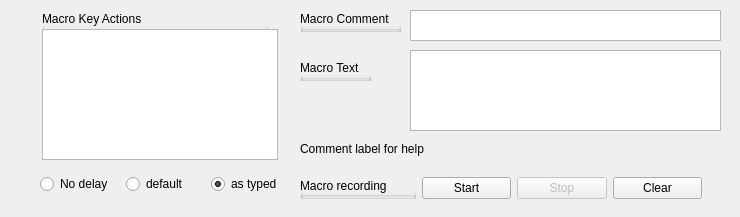
     <widget class="QWidget" name="macroTab">
      <attribute name="title">
       <string>Macro</string>
      </attribute>
      <widget class="QPlainTextEdit" name="pteMacroComment">
       <property name="enabled">
        <bool>true</bool>
       </property>
       <property name="geometry">
        <rect>
         <x>410</x>
         <y>10</y>
         <width>311</width>
         <height>31</height>
        </rect>
       </property>
       <property name="focusPolicy">
        <enum>Qt::WheelFocus</enum>
       </property>
       <property name="contextMenuPolicy">
        <enum>Qt::NoContextMenu</enum>
       </property>
       <property name="acceptDrops">
        <bool>true</bool>
       </property>
       <property name="toolTip">
        <string>What is this macro for?</string>
       </property>
       <property name="toolTipDuration">
        <number>1</number>
       </property>
       <property name="inputMethodHints">
        <set>Qt::ImhNone</set>
       </property>
       <property name="verticalScrollBarPolicy">
        <enum>Qt::ScrollBarAlwaysOff</enum>
       </property>
       <property name="tabChangesFocus">
        <bool>true</bool>
       </property>
       <property name="documentTitle">
        <string/>
       </property>
       <property name="undoRedoEnabled">
        <bool>true</bool>
       </property>
       <property name="readOnly">
        <bool>false</bool>
       </property>
       <property name="plainText">
        <string/>
       </property>
       <property name="tabStopWidth">
        <number>1</number>
       </property>
      </widget>
      <widget class="QPlainTextEdit" name="pteMacroText">
       <property name="geometry">
        <rect>
         <x>410</x>
         <y>50</y>
         <width>311</width>
         <height>81</height>
        </rect>
       </property>
       <property name="focusPolicy">
        <enum>Qt::StrongFocus</enum>
       </property>
       <property name="contextMenuPolicy">
        <enum>Qt::NoContextMenu</enum>
       </property>
       <property name="acceptDrops">
        <bool>false</bool>
       </property>
       <property name="inputMethodHints">
        <set>Qt::ImhNoAutoUppercase</set>
       </property>
       <property name="documentTitle">
        <string/>
       </property>
       <property name="undoRedoEnabled">
        <bool>false</bool>
       </property>
       <property name="readOnly">
        <bool>false</bool>
       </property>
       <property name="plainText">
        <string/>
       </property>
       <property name="tabStopWidth">
        <number>1</number>
       </property>
      </widget>
      <widget class="QWidget" name="layoutWidget_2">
       <property name="geometry">
        <rect>
         <x>300</x>
         <y>169</y>
         <width>402</width>
         <height>39</height>
        </rect>
       </property>
       <layout class="QGridLayout" name="gridLayout_10">
        <item row="0" column="1">
         <widget class="QPushButton" name="btnStartMacro">
          <property name="text">
           <string>Start</string>
          </property>
         </widget>
        </item>
        <item row="0" column="2">
         <widget class="QPushButton" name="btnStopMacro">
          <property name="enabled">
           <bool>false</bool>
          </property>
          <property name="text">
           <string extracomment="was passiert, wenn ich hier iregend einen Kommentar reinschreibe?">Stop</string>
          </property>
         </widget>
        </item>
        <item row="0" column="3">
         <widget class="QPushButton" name="btnClearMacro">
          <property name="text">
           <string>Clear</string>
          </property>
         </widget>
        </item>
        <item row="0" column="0">
         <widget class="QGroupBox" name="groupBox">
          <property name="enabled">
           <bool>true</bool>
          </property>
          <property name="sizePolicy">
           <sizepolicy hsizetype="Preferred" vsizetype="Ignored">
            <horstretch>0</horstretch>
            <verstretch>0</verstretch>
           </sizepolicy>
          </property>
          <property name="title">
           <string>Macro recording</string>
          </property>
          <property name="alignment">
           <set>Qt::AlignLeading|Qt::AlignLeft|Qt::AlignVCenter</set>
          </property>
          <property name="flat">
           <bool>false</bool>
          </property>
          <property name="checkable">
           <bool>false</bool>
          </property>
         </widget>
        </item>
       </layout>
      </widget>
      <widget class="QLabel" name="lbl_macro">
       <property name="geometry">
        <rect>
         <x>300</x>
         <y>135</y>
         <width>431</width>
         <height>27</height>
        </rect>
       </property>
       <property name="text">
        <string>Comment label for help</string>
       </property>
      </widget>
      <widget class="QWidget" name="layoutWidget">
       <property name="geometry">
        <rect>
         <x>40</x>
         <y>170</y>
         <width>251</width>
         <height>28</height>
        </rect>
       </property>
       <layout class="QHBoxLayout" name="delayButtons">
        <item>
         <widget class="QRadioButton" name="rb_delay_no">
          <property name="whatsThis">
           <string>configure delays between keystrokes: Disable delay</string>
          </property>
          <property name="text">
           <string>No delay</string>
          </property>
         </widget>
        </item>
        <item>
         <widget class="QRadioButton" name="rb_delay_default">
          <property name="whatsThis">
           <string>configure delays between keystrokes: Set delay to default values: 20us up to 15 chars, 200us above</string>
          </property>
          <property name="text">
           <string>default</string>
          </property>
          <property name="checked">
           <bool>false</bool>
          </property>
          <property name="autoExclusive">
           <bool>true</bool>
          </property>
         </widget>
        </item>
        <item>
         <widget class="QRadioButton" name="rb_delay_asTyped">
          <property name="whatsThis">
           <string>configure delays between keystrokes: Remember delays as they had been typed while the macro definition process</string>
          </property>
          <property name="text">
           <string>as typed</string>
          </property>
          <property name="checked">
           <bool>true</bool>
          </property>
         </widget>
        </item>
       </layout>
      </widget>
      <widget class="QGroupBox" name="groupBox_4">
       <property name="geometry">
        <rect>
         <x>300</x>
         <y>60</y>
         <width>71</width>
         <height>21</height>
        </rect>
       </property>
       <property name="title">
        <string>Macro Text</string>
       </property>
      </widget>
      <widget class="QGroupBox" name="groupBox_3">
       <property name="geometry">
        <rect>
         <x>300</x>
         <y>11</y>
         <width>101</width>
         <height>21</height>
        </rect>
       </property>
       <property name="title">
        <string>Macro Comment</string>
       </property>
      </widget>
      <widget class="QGroupBox" name="groupBox_2">
       <property name="geometry">
        <rect>
         <x>42</x>
         <y>11</y>
         <width>226</width>
         <height>21</height>
        </rect>
       </property>
       <property name="maximumSize">
        <size>
         <width>16777215</width>
         <height>39</height>
        </size>
       </property>
       <property name="styleSheet">
        <string notr="true"/>
       </property>
       <property name="title">
        <string>Macro Key Actions</string>
       </property>
      </widget>
      <widget class="QPlainTextEdit" name="pteMacroBox">
       <property name="geometry">
        <rect>
         <x>42</x>
         <y>29</y>
         <width>236</width>
         <height>131</height>
        </rect>
       </property>
       <property name="focusPolicy">
        <enum>Qt::WheelFocus</enum>
       </property>
       <property name="tabChangesFocus">
        <bool>true</bool>
       </property>
       <property name="documentTitle">
        <string extracomment="Passiert hier etwas, wenn ich den Kommentar ändere????"/>
       </property>
      </widget>
      <widget class="QLabel" name="txtBuffer">
       <property name="enabled">
        <bool>false</bool>
       </property>
       <property name="geometry">
        <rect>
         <x>300</x>
         <y>100</y>
         <width>0</width>
         <height>0</height>
        </rect>
       </property>
       <property name="sizePolicy">
        <sizepolicy hsizetype="Fixed" vsizetype="Fixed">
         <horstretch>0</horstretch>
         <verstretch>0</verstretch>
        </sizepolicy>
       </property>
       <property name="maximumSize">
        <size>
         <width>0</width>
         <height>0</height>
        </size>
       </property>
       <property name="font">
        <font>
         <stylestrategy>NoAntialias</stylestrategy>
         <kerning>false</kerning>
        </font>
       </property>
       <property name="contextMenuPolicy">
        <enum>Qt::NoContextMenu</enum>
       </property>
       <property name="toolTip">
        <string notr="true"/>
       </property>
       <property name="toolTipDuration">
        <number>0</number>
       </property>
       <property name="statusTip">
        <string notr="true"/>
       </property>
       <property name="whatsThis">
        <string notr="true"/>
       </property>
       <property name="frameShadow">
        <enum>QFrame::Plain</enum>
       </property>
       <property name="lineWidth">
        <number>0</number>
       </property>
       <property name="text">
        <string/>
       </property>
       <property name="textFormat">
        <enum>Qt::PlainText</enum>
       </property>
       <property name="indent">
        <number>0</number>
       </property>
       <property name="textInteractionFlags">
        <set>Qt::NoTextInteraction</set>
       </property>
      </widget>
      <zorder>groupBox_4</zorder>
      <zorder>groupBox_3</zorder>
      <zorder>groupBox_2</zorder>
      <zorder>pteMacroBox</zorder>
      <zorder>pteMacroComment</zorder>
      <zorder>layoutWidget</zorder>
      <zorder>pteMacroText</zorder>
      <zorder>layoutWidget_2</zorder>
      <zorder>lbl_macro</zorder>
      <zorder>txtBuffer</zorder>
     </widget>
